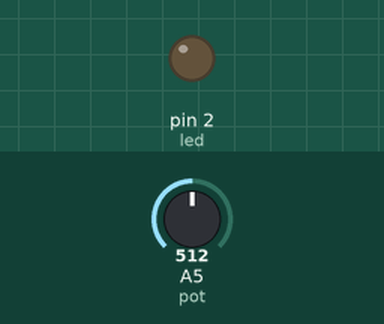
A sketch run on a simulated Arduino Uno, built with avr-gcc and run on an emulated ATmega328P. Shown: output pins drawn as LEDs (lit = HIGH). The inputs (shaded band) are chosen by the test bench; at power-on: A5 (pot) = 512.

Above: at 1.2 s.
1.3 s: A5 (pot) set to 522
At 2.3 s:
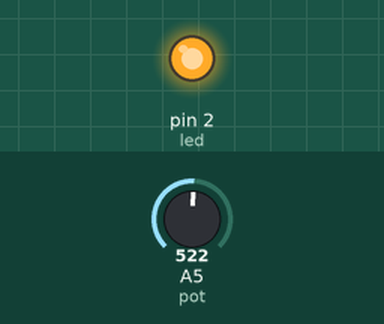
2.8 s: A5 (pot) set to 511
At 3.5 s:
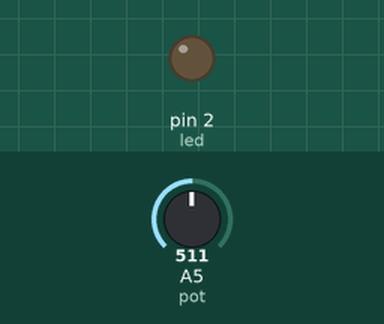
4.3 s: A5 (pot) set to 716
At 4.6 s:
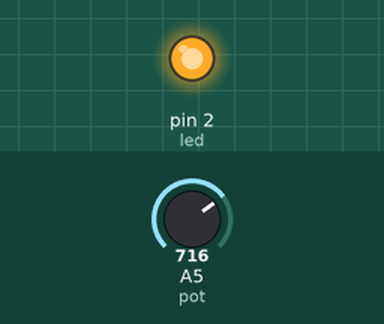
Timing chart, 0 to 7.3 s (numbered marks = the images above; inputs shaded):
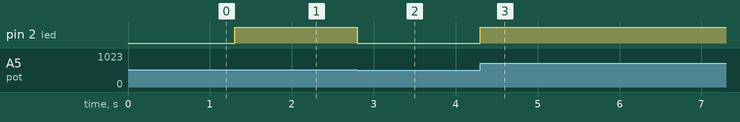

Measured:
- the behaviour switches between 513 and 514 on A5 (pot) (found by bisection; images 0 and 1)
- after the input at 1.3 s, pin 2 (led): LOW → HIGH at once
- after the input at 2.8 s, pin 2 (led): HIGH → LOW at once
- after the input at 4.3 s, pin 2 (led): LOW → HIGH at once

The sketch:

code.ino
```cpp
int pot = A5;

int Value = 0;

int bright = 0;

int led = 2;

void setup() {

  Serial.begin(9600);

  pinMode(led, OUTPUT);
}


void loop() {

  Value = analogRead(pot);

  bright = (255.0/1023.0)*Value;

  analogWrite(led, bright);

}
```
